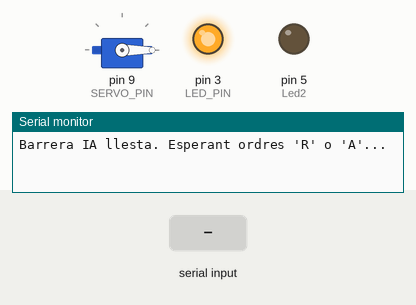
Simulated run of this sketch. Board: Arduino Uno, built with avr-gcc and run on an emulated ATmega328P. Shown: servo, output pins drawn as LEDs (lit = HIGH), the last lines printed to the serial monitor. The test bench sets the inputs (shaded band).

Above: at 1.2 s.
1.3 s: "A\n" received over Serial
At 1.7 s:
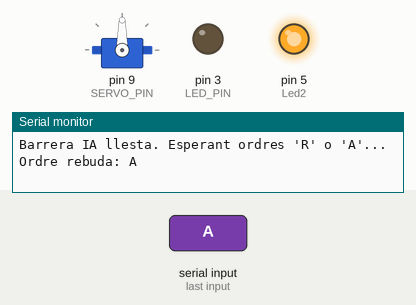
2.8 s: byte 82 ('R') received over Serial
At 5.2 s:
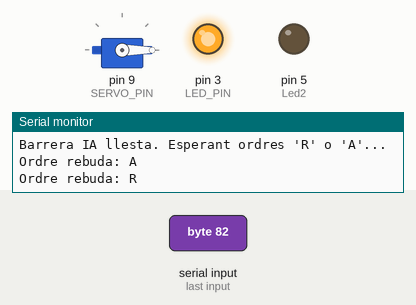
Timing chart, 0 to 6.7 s (numbered marks = the images above; inputs shaded):
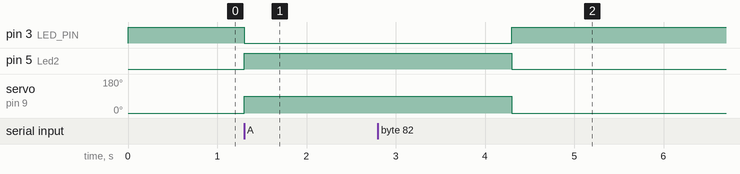

Measured:
- after the input at 1.3 s, pin 3 (LED_PIN): HIGH → LOW at once; pin 5 (Led2): LOW → HIGH at once; servo on pin 9 (SERVO_PIN): 0° → 90° at once
- after the input at 2.8 s, pin 3 (LED_PIN): LOW → HIGH after 1.5 s; pin 5 (Led2): HIGH → LOW after 1.5 s; servo on pin 9 (SERVO_PIN): 90° → 0° after 1.5 s

The sketch:

Barrera_IA.ino
```cpp
#include <Servo.h>

// Pins
const int SERVO_PIN = 9;
const int LED_PIN   = 3; //led vermell
const int Led2 = 5;      // led verd

// Posicions del servo (pots ajustar-los si cal)
const int ANGLE_REPOS   = 0;   // Barrera baixada
const int ANGLE_ACTIVAR = 90;  // Barrera pujada

Servo barrera;

// Estat actual (només per tenir-ho clar)
char estatActual = 'R'; // Comencem en Repos

void setup() {
  Serial.begin(9600);          // Ha de coincidir amb la velocitat de la pàgina web
  barrera.attach(SERVO_PIN);
  pinMode(LED_PIN, OUTPUT);
  pinMode(Led2,OUTPUT);

  // Estat inicial: Repos
  posarEnRepos();

  // Missatge de debug al Monitor Sèrie (opcional)
  Serial.println("Barrera IA llesta. Esperant ordres 'R' o 'A'...");
}

void loop() {
  // Si arriba alguna cosa pel port sèrie...
  if (Serial.available() > 0) {
    char ordre = Serial.read();

    // Ignorem salts de línia o retorns de carro ('\n', '\r')
    if (ordre == '\n' || ordre == '\r') {
      return;
    }

    // Debug (opcional)
    Serial.print("Ordre rebuda: ");
    Serial.println(ordre);

    if (ordre == 'R') {
      posarEnRepos();
      estatActual = 'R';
    }
    else if (ordre == 'A') {
      posarEnActivar();
      estatActual = 'A';
    }
    // ací pots afegir una tercera opció, ex: 'B' = blocatge, etc.
  }

  // No cal fer res més al loop, l’Arduino només reacciona a ordres
}

// ---------- Funcions auxiliars ----------

void posarEnRepos() {
  barrera.write(ANGLE_REPOS);   // Barrera baixada
  digitalWrite(LED_PIN, HIGH);   // LED vermell encés
  digitalWrite(Led2, LOW);  // LED verd apagat
}

void posarEnActivar() {
  barrera.write(ANGLE_ACTIVAR); // Barrera pujada
  digitalWrite(LED_PIN, LOW);  // LED vermell apagat
  digitalWrite(Led2, HIGH); //   LED verd encés
  delay(3000);
}
```
